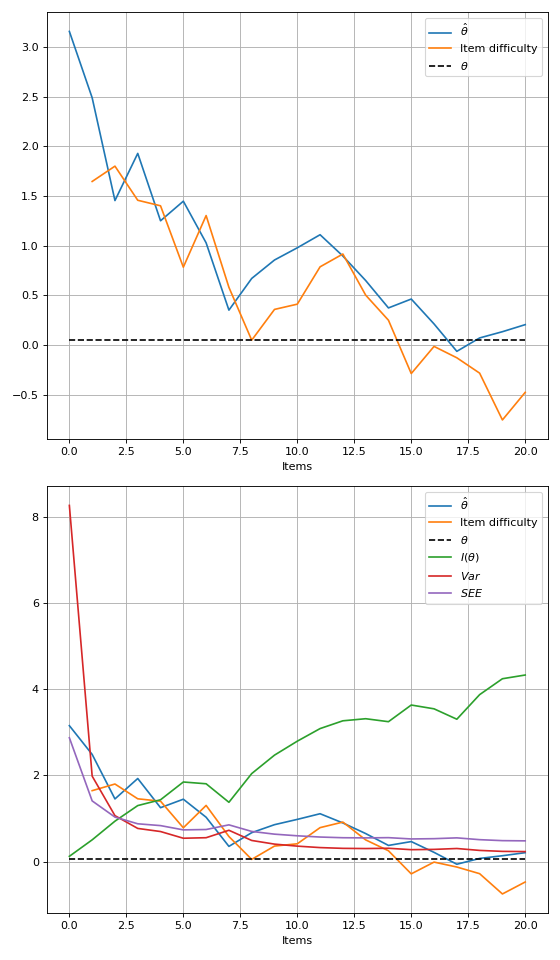

The script that drew this image:
import matplotlib.pyplot as plt
from catsim.item_bank import ItemBank
from catsim import plot
from catsim.initialization import RandomInitializer
from catsim.selection import MaxInfoSelector
from catsim.estimation import NumericalSearchEstimator
from catsim.stopping import MaxItemStopper
from catsim.simulation import Simulator

fig, axes = plt.subplots(2, 1, figsize=(7, 12))
s = Simulator(ItemBank.generate_item_bank(100), 10)
s.simulate(RandomInitializer(), MaxInfoSelector(), NumericalSearchEstimator(), MaxItemStopper(20))
plot.test_progress(simulator=s, index=0, ax=axes[0])
plot.test_progress(simulator=s, index=0, info=True, var=True, see=True, ax=axes[1])
plt.tight_layout()
plt.show()
